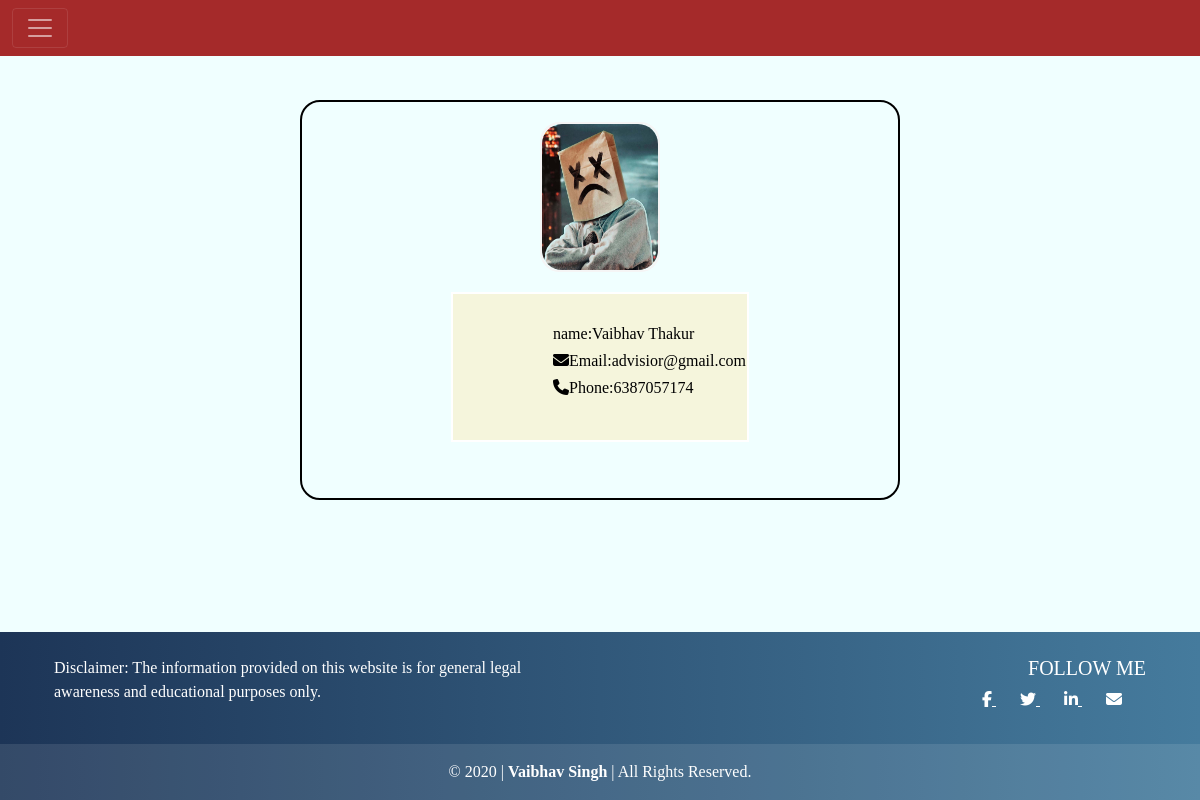
/advisor_home/ (signed in), run on the app's committed database.
### legal_app/models.py (models this page shows)
class LegalAdvisor(models.Model):
    name=models.CharField(max_length=50,null=False)
    email=models.EmailField(max_length=50,null=False,primary_key=True)
    password = models.CharField(max_length=20,default="")
    phone=models.CharField(max_length=13,null=False)
    qualification=models.TextField(default="")
    skills=models.TextField(default="")
    experience=models.CharField(max_length=100,default="")
    profile_pic=models.FileField(upload_to="advisory_pic/",default="")
    service_type=models.CharField(max_length=100,null=False)

### legal_app/advisor_views.py (the view)
# urls.py: path("advisor_home/",advisor_views.advisor_home,name='advisor_home'),
def advisor_home(request):
        if request.method=="GET":
            user_email=request.session["web_key"]
            adv_obj=LegalAdvisor.objects.get(email=user_email) # it will return a single object
            adv_dict={"adv_key":adv_obj}
        return render(render,"legal_app/advisor/advisor_home.html",adv_dict)

### legal_app/templates/legal_app/advisor/advisor_home.html (shortened to what this page needs)
<!DOCTYPE html>
{% load static %}
<html lang="en">
<head>
    {% include 'legal_app/common/common_css.html' %}
</head>
<body>
    {% include 'legal_app/advisor/advisor_header.html' %}
    <div class="main-div">
        <div class="flex-container">
            <div class="image-div">
                <img src="/media/{{adv_key.profile_pic}}" alt="">
            </div>
            <div class="profile-div">
                <h6>name:{{adv_key.name}}</h6>
                <h6><i class="fa-solid fa-envelope"></i>Email:{{adv_key.email}}</h6>
                <h6><i class="fa-solid fa-phone"></i>Phone:{{adv_key.phone}}</h6>
            </div>
        </div>
    </div>
    {% include 'legal_app/common/footer.html' %}
</body>
</html>

### legal_app/static/legal_app/css/style.css (style rules this page uses)
body,html { min-height:100vh; display:flex; flex-direction:column; background-color:azure; }
.main-div { flex:1; }
* { font-family:cursive; box-sizing:border-box; }

### legal_app/templates/legal_app/advisor/advisor_home.html (style rules this page uses)
.flex-container { width:50%; height:400px; flex-direction:column; margin:auto; margin-top:100px; padding:20px 0px 0px 0px; border:2px solid black; border-radius:20px; }
.image-div { width:20%; height:150px; border:2px solid whitesmoke; border-radius:20px; margin:auto; margin-bottom:20px; }
.image-div img { width:100%; height:100%; border-radius:20px; }
.profile-div { width:50%; height:150px; border:2px solid white; margin:auto; padding:30px 0px 0px 0px; background-color:beige; }
h6 { color:black; margin-left:100px; }

### data on the page
LegalAdvisor: profile_pic (picture), name "Vaibhav Thakur", email "advisior@gmail.com", phone "6387057174"
